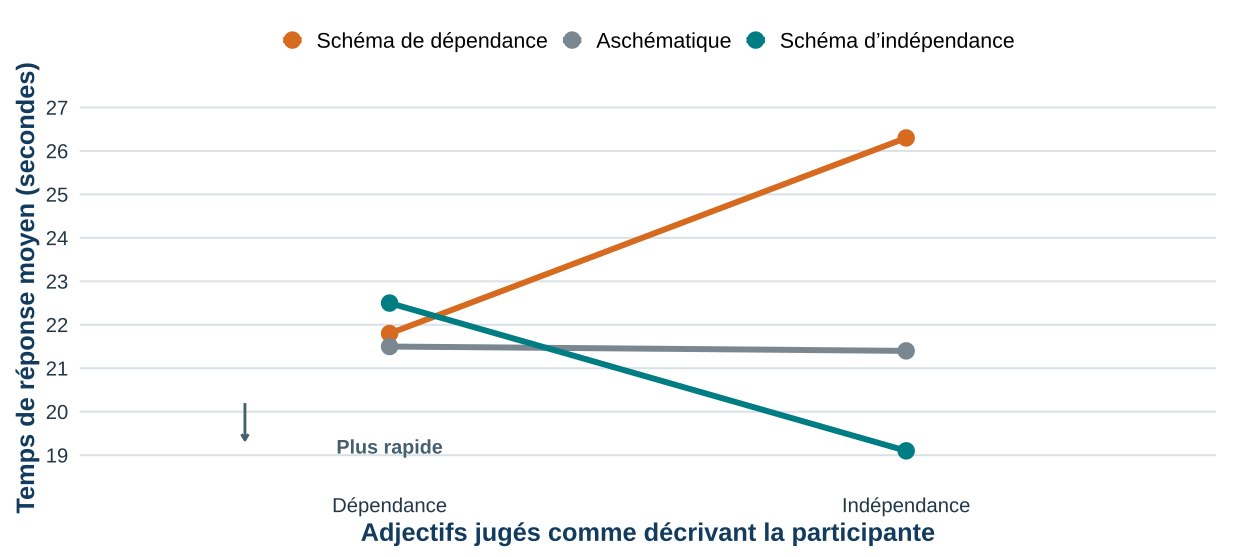

Write R code to recreate this figure.
library(ggplot2)

resultats <- data.frame(
  adjectifs = factor(rep(c("dependance", "independance"), each = 3)),
  groupe = factor(
    rep(c("schema_dependance", "aschematic", "schema_independance"), 2),
    levels = c("schema_dependance", "aschematic", "schema_independance")
  ),
  latence = c(21.8, 21.5, 22.5, 26.3, 21.4, 19.1)
)

graphique <- ggplot(
  resultats,
  aes(x = adjectifs, y = latence, colour = groupe, group = groupe)
) +
  geom_line(linewidth = 2.1) +
  geom_point(size = 5) +
  annotate(
    "text", x = 1, y = 19.2, label = "Plus rapide", colour = "#44606e",
    size = 5.2, fontface = "bold"
  ) +
  annotate(
    "segment", x = 0.72, xend = 0.72, y = 20.2, yend = 19.35,
    arrow = arrow(length = unit(0.18, "cm")), colour = "#44606e", linewidth = 1
  ) +
  scale_colour_manual(
    values = c(
      "schema_dependance" = "#d66a1f",
      "aschematic" = "#7b8790",
      "schema_independance" = "#007c83"
    ),
    labels = c(
      "Sch\u00e9ma de d\u00e9pendance",
      "Asch\u00e9matique",
      "Sch\u00e9ma d\u2019ind\u00e9pendance"
    )
  ) +
  scale_x_discrete(labels = c("D\u00e9pendance", "Ind\u00e9pendance")) +
  scale_y_continuous(breaks = 19:27, limits = c(18.7, 27)) +
  labs(
    x = "Adjectifs jug\u00e9s comme d\u00e9crivant la participante",
    y = "Temps de r\u00e9ponse moyen (secondes)",
    colour = NULL
  ) +
  theme_minimal(base_family = "Arial", base_size = 19) +
  theme(
    panel.grid.minor = element_blank(),
    panel.grid.major.x = element_blank(),
    panel.grid.major.y = element_line(colour = "#d8e2e6", linewidth = 0.7),
    axis.title = element_text(colour = "#123b5d", face = "bold"),
    axis.text = element_text(colour = "#243746"),
    legend.position = "top",
    legend.text = element_text(size = 16),
    plot.margin = margin(12, 24, 8, 12)
  )

ggsave(
  filename = "C:/github/psy1703/cours/03/assets/markus1977-latences.svg",
  plot = graphique,
  width = 13,
  height = 5.8,
  units = "in",
  bg = "white",
  device = svglite::svglite
)
